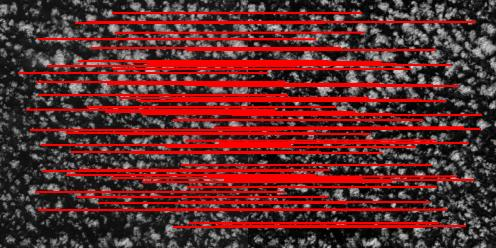
#> input picture different_bands.jpg, 496 x 248 px
$ python inference.py --image1 different_bands.jpg --image2 different_seasons.jpg
#> lines starting #> are read from the running program, lines starting #| are printed output that depends on the picture
### algo.py
import imageio
import numpy as np
from skimage.feature import match_descriptors, corner_harris, corner_peaks
from skimage import color
from skimage.transform import resize
from skimage.feature import BRIEF
import matplotlib.pyplot as plt


def read_image(image_path):
    """
    read an image
    :param image_path: the path to the image file, like jp2
    :return: an array of pixel intensities
    """
#> called with image_path = 'different_bands.jpg'
    return imageio.v2.imread(image_path)
#> returned value is the input picture: shape (248, 496, 3); mean R, G, B 98, 42.9, 42.8
#> call 2 of read_image, with image_path = 'different_seasons.jpg'
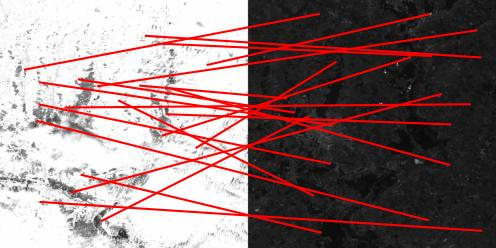
#> input picture different_seasons.jpg, 496 x 248 px
#> in read_image, returned value is the input picture: shape (248, 496, 3); mean R, G, B 142, 120.1, 120


def detect_and_match_keypoints(image1, image2, target_size=None, min_distance=50,
                               save_to=None):
    """
    detect keypoints on 2 images and match them
    :param image1: first image
    :param image2: second image
    :param target_size: resize images to the given size, if not None
    :param min_distance: a parameter for corner detector, the larger the param the less keypoints
                         will be detected
    :param save_to: the path to the image of matches, if None do not save
    :return: the matches, numpy array
    """
#> called with target_size = (1000, 1000), min_distance = 50
    # resize the images to the given size
    if target_size is not None:
        image1 = resize(image1, target_size)
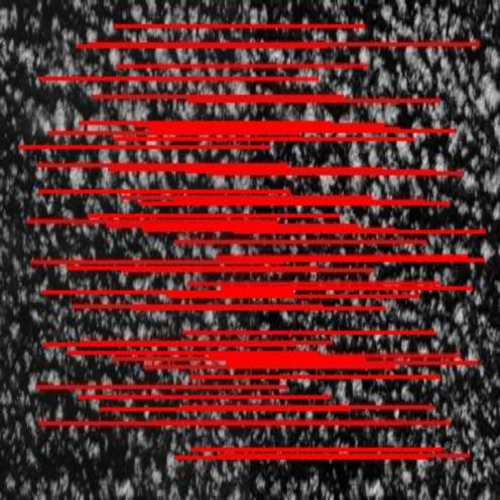
#> image1: shape (1000, 1000, 3) float64 (shown at 1/2 size); mean of channels 0, 1, 2 0.384, 0.168, 0.168; drawn as R, G, B
        image2 = resize(image2, target_size)
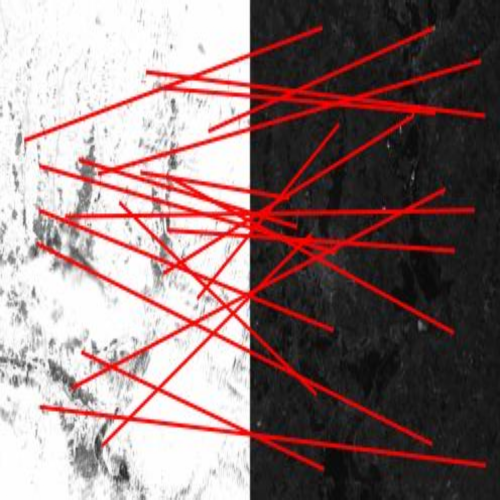
#> image2: shape (1000, 1000, 3) float64 (shown at 1/2 size); mean of channels 0, 1, 2 0.557, 0.471, 0.47; drawn as R, G, B

    # Convert images to grayscale, unless they are already grayscaled
    gray1 = color.rgb2gray(image1) if image1.ndim == 3 else image1
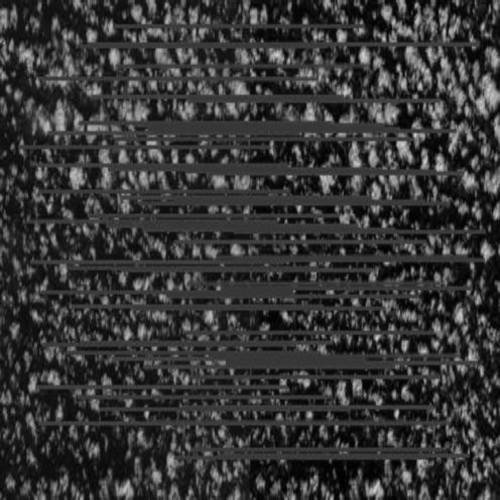
#> gray1: shape (1000, 1000) float64 (shown at 1/2 size); min 0.000124, max 0.865, mean 0.214
    gray2 = color.rgb2gray(image2) if image2.ndim == 3 else image2
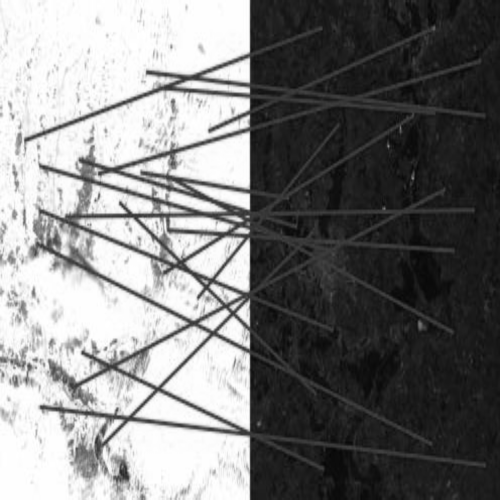
#> gray2: shape (1000, 1000) float64 (shown at 1/2 size); min 0.0165, max 1, mean 0.489

    # Detect keypoints using Harris corner detector with adjusted min_distance
    keypoints1 = corner_peaks(corner_harris(gray1), min_distance=min_distance)
#> keypoints1 = 73 pairs, first value 57 to 921, second value 51 to 934
    keypoints2 = corner_peaks(corner_harris(gray2), min_distance=min_distance)
#> keypoints2 = 57 pairs, first value 52 to 940, second value 50 to 947

    # Extract local descriptors using BRIEF
    # Local descriptors capture the information about the neighbourhood of a keypoint
    extractor = BRIEF()
    extractor.extract(gray1, keypoints1)
    keypoints1 = keypoints1[extractor.mask]
    descriptors1 = extractor.descriptors

    extractor.extract(gray2, keypoints2)
    keypoints2 = keypoints2[extractor.mask]
    descriptors2 = extractor.descriptors

    # Match keypoints based on their descriptors
    matches = match_descriptors(descriptors1, descriptors2, cross_check=True)

    # Visualize matches
    fig, ax = plt.subplots(nrows=1, ncols=1)

    plt.gray()

    # stack images side by side
    ax.imshow(np.hstack((gray1, gray2)), cmap='gray')

    for i in range(len(matches)):
        # plot the matches counting for the shift
        idx1, idx2 = matches[i]
        ax.plot([keypoints1[idx1, 1], keypoints2[idx2, 1] + gray1.shape[1]],
                [keypoints1[idx1, 0], keypoints2[idx2, 0]], 'r-')

    ax.axis('off')

    # Save or display the image
    if save_to is not None:
        plt.savefig(save_to, bbox_inches='tight', pad_inches=0)
    else:
        plt.show()
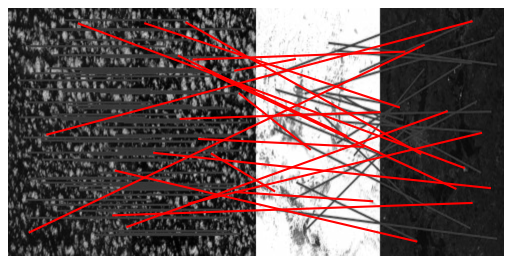
#> figure drawn by matplotlib, 1 panel

    return matches

### inference.py
import algo
import argparse
from PIL import Image


# Set a higher image size limit, for PIL not to treat satellite images as DOS attack
Image.MAX_IMAGE_PIXELS = 10980*10980*3


def parse_args():
    """
    parse arguments
    :return: the dictionary with parsed args
    """
    parser = argparse.ArgumentParser(description="Keypoint detection and matching for pairs of images.")

    parser.add_argument("--image1", required=True, help="Path to the first image.")
    parser.add_argument("--image2", required=True, help="Path to the second image.")
    parser.add_argument("--save-to", default=None, help="Path to save the image of keypoints matches")

    parsed_args = parser.parse_args()

    return parsed_args


if __name__ == '__main__':
    args = parse_args()

    # read the images
    image1 = algo.read_image(args.image1)
    image2 = algo.read_image(args.image2)

    # process the images, and show the result; optionally save
    algo.detect_and_match_keypoints(image1, image2, target_size=(1000, 1000), save_to=args.save_to)
